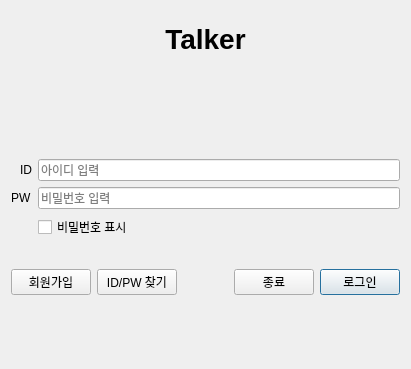
<?xml version="1.0" encoding="UTF-8"?>
<ui version="4.0">
 <class>LoginWidget</class>
 <widget class="QWidget" name="LoginWidget">
  <property name="geometry">
   <rect>
    <x>0</x>
    <y>0</y>
    <width>411</width>
    <height>369</height>
   </rect>
  </property>
  <property name="windowTitle">
   <string>Login</string>
  </property>
  <layout class="QVBoxLayout" name="verticalLayout">
   <item>
    <widget class="QLabel" name="titleLabel">
     <property name="styleSheet">
      <string notr="true">font-size: 28px; font-weight: 700; padding: 12px;</string>
     </property>
     <property name="text">
      <string>Talker</string>
     </property>
     <property name="alignment">
      <set>Qt::AlignmentFlag::AlignCenter</set>
     </property>
    </widget>
   </item>
   <item>
    <widget class="QLabel" name="logoLabel">
     <property name="minimumSize">
      <size>
       <width>0</width>
       <height>80</height>
      </size>
     </property>
     <property name="styleSheet">
      <string notr="true">margin: 6px;</string>
     </property>
     <property name="text">
      <string/>
     </property>
     <property name="pixmap">
      <pixmap/>
     </property>
     <property name="scaledContents">
      <bool>true</bool>
     </property>
     <property name="alignment">
      <set>Qt::AlignmentFlag::AlignCenter</set>
     </property>
    </widget>
   </item>
   <item>
    <layout class="QFormLayout" name="formLayout">
     <property name="labelAlignment">
      <set>Qt::AlignmentFlag::AlignRight|Qt::AlignmentFlag::AlignTrailing|Qt::AlignmentFlag::AlignVCenter</set>
     </property>
     <item row="0" column="0">
      <widget class="QLabel" name="label_id">
       <property name="text">
        <string>ID</string>
       </property>
      </widget>
     </item>
     <item row="0" column="1">
      <widget class="QLineEdit" name="idEdit">
       <property name="placeholderText">
        <string>아이디 입력</string>
       </property>
      </widget>
     </item>
     <item row="1" column="0">
      <widget class="QLabel" name="label_pw">
       <property name="text">
        <string>PW</string>
       </property>
      </widget>
     </item>
     <item row="1" column="1">
      <widget class="QLineEdit" name="pwEdit">
       <property name="echoMode">
        <enum>QLineEdit::EchoMode::Password</enum>
       </property>
       <property name="placeholderText">
        <string>비밀번호 입력</string>
       </property>
      </widget>
     </item>
     <item row="2" column="1">
      <widget class="QCheckBox" name="showPw">
       <property name="text">
        <string>비밀번호 표시</string>
       </property>
      </widget>
     </item>
    </layout>
   </item>
   <item>
    <widget class="QLabel" name="statusLabel">
     <property name="styleSheet">
      <string notr="true">color:#b00; min-height:18px;</string>
     </property>
     <property name="text">
      <string/>
     </property>
    </widget>
   </item>
   <item>
    <layout class="QHBoxLayout" name="buttonRow1">
     <item>
      <widget class="QPushButton" name="signupBtn">
       <property name="text">
        <string>회원가입</string>
       </property>
      </widget>
     </item>
     <item>
      <widget class="QPushButton" name="findBtn">
       <property name="text">
        <string>ID/PW 찾기</string>
       </property>
      </widget>
     </item>
     <item>
      <spacer name="horizontalSpacer">
       <property name="orientation">
        <enum>Qt::Orientation::Horizontal</enum>
       </property>
       <property name="sizeHint" stdset="0">
        <size>
         <width>40</width>
         <height>20</height>
        </size>
       </property>
      </spacer>
     </item>
     <item>
      <widget class="QPushButton" name="exitBtn">
       <property name="text">
        <string>종료</string>
       </property>
      </widget>
     </item>
     <item>
      <widget class="QPushButton" name="loginBtn">
       <property name="text">
        <string>로그인</string>
       </property>
       <property name="default">
        <bool>true</bool>
       </property>
      </widget>
     </item>
    </layout>
   </item>
   <item>
    <spacer name="verticalSpacer">
     <property name="orientation">
      <enum>Qt::Orientation::Vertical</enum>
     </property>
     <property name="sizeHint" stdset="0">
      <size>
       <width>20</width>
       <height>40</height>
      </size>
     </property>
    </spacer>
   </item>
  </layout>
 </widget>
 <resources/>
 <connections/>
</ui>
